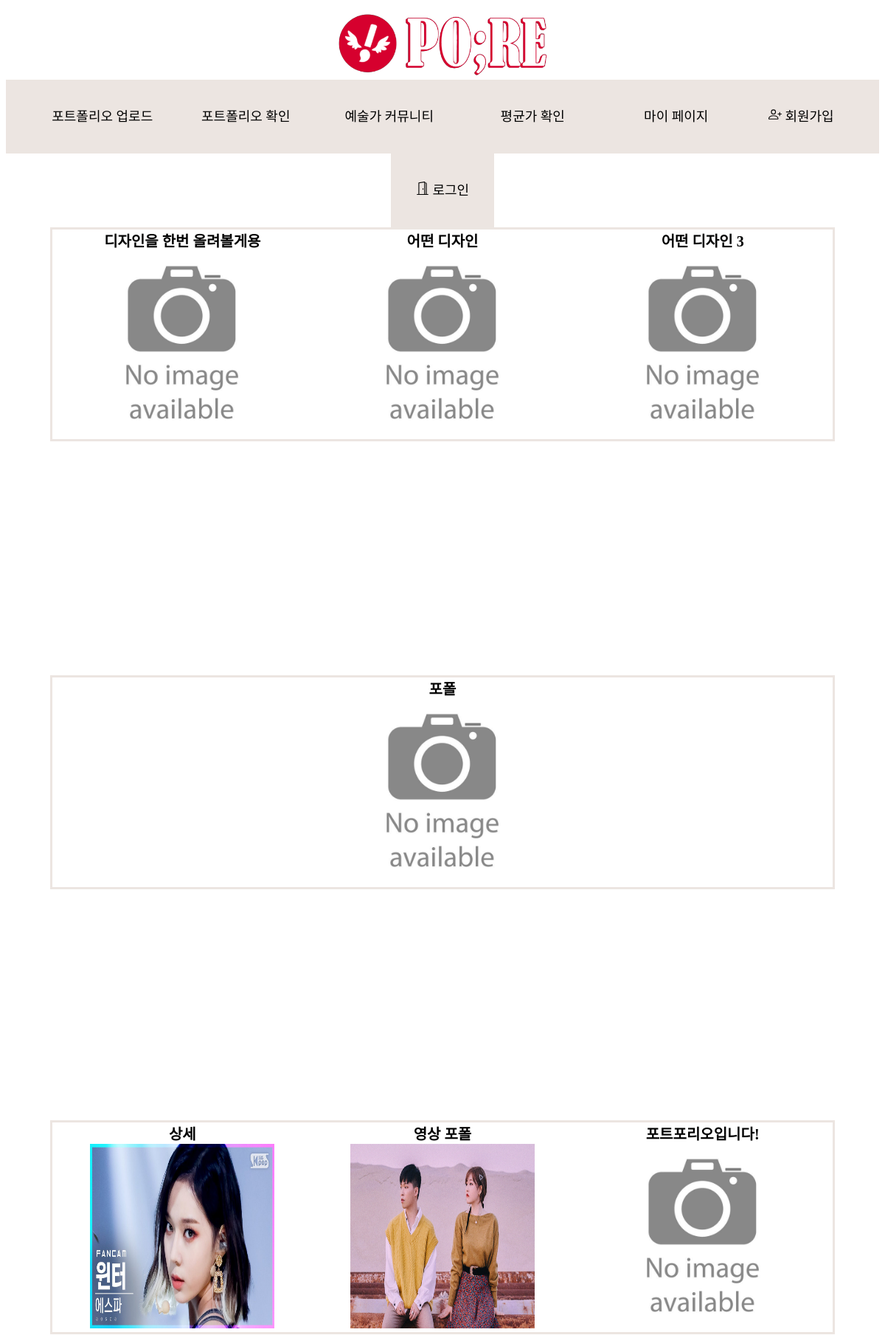
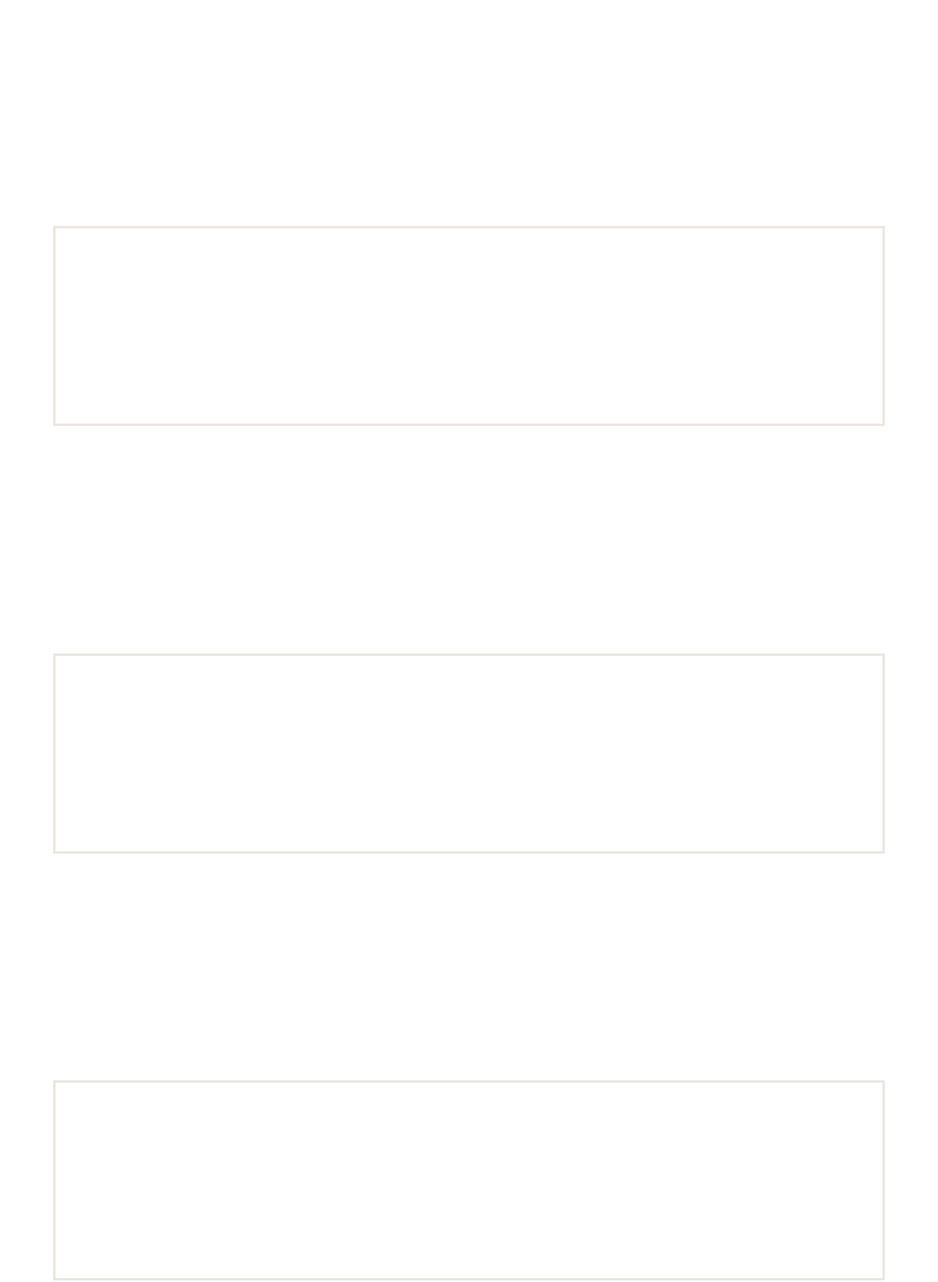
Screenshot of /portfolio/pfselect/ (upper part) with the database file from the repository (2 pictures, top to bottom).
### portfolio/models.py (models this page shows, shortened)
class Portfolio(models.Model):
    pf_title = models.CharField(max_length=200)
    pf_content = models.TextField()
    pf_attach = models.ImageField(blank=True, upload_to="images/", null=True)    # 썸네일
    pf_date = models.DateTimeField()
    user_id = models.ForeignKey(CustomUser, on_delete=models.CASCADE, related_name='portfolios', null=True)    # 글 작성자
    f_id = models.ForeignKey(Field, on_delete=models.CASCADE, related_name='portfolios', null=True)            # 포트폴리오 분야

### portfolio/views.py (the view)
# urls.py: path('pfselect/', views.pfselect, name='pfselect'), #지선님이 말씀하신 포트폴리오 확인 페이지
def pfselect(request):
    portfolios_1 = Portfolio.objects.filter(f_id="1")[:3]
    portfolios_2 = Portfolio.objects.filter(f_id="2")[:3]
    portfolios_3 = Portfolio.objects.filter(f_id="3")[:3]
    portfolios_4 = Portfolio.objects.filter(f_id="4")[:3]
    portfolios_5 = Portfolio.objects.filter(f_id="5")[:3]
    portfolios_6 = Portfolio.objects.filter(f_id="6")[:3]
    portfolios_7 = Portfolio.objects.filter(f_id="7")[:3]
    portfolios_8 = Portfolio.objects.filter(f_id="8")[:3]
    portfolios_9 = Portfolio.objects.filter(f_id="9")[:3]
    portfolios_10 = Portfolio.objects.filter(f_id="10")[:3]
    return render(request, 'portfolio/pfselect.html',
    {'portfolios_1':portfolios_1, 'portfolios_2':portfolios_2, 'portfolios_3':portfolios_3, 'portfolios_4':portfolios_4, 'portfolios_5':portfolios_5,
    'portfolios_6':portfolios_6, 'portfolios_7':portfolios_7, 'portfolios_8':portfolios_8, 'portfolios_9':portfolios_9, 'portfolios_10':portfolios_10})

### portfolio/templates/portfolio/pfselect.html (shortened to what this page needs)
{% extends 'portfolio/base.html' %}
{% load static %}
{% block content %}
<!DOCTYPE html>
<html lang="en">
<head>
    <link rel="stylesheet" type="text/css" href="/static/portfolio/css/pfselect.css">
</head>
<body>
<div class="preview" style="margin-top: 100px;">
    {% for p1 in portfolios_1 %}
        <a class="title" href="{% url 'pfdetail' p1.id %}"><b>{{ p1.pf_title }}</b><br>
        {% if p1.pf_attach %}
            <img src="{{ p1.pf_attach.url }}" width="250" height="250" alt="포트폴리오 썸네일">
        {% else %}
            <img src="{% static 'portfolio/img/이미지없음.jpg' %}" width="250px" hegiht="250px">
        {% endif %}<br>
    {% endfor %}</a>
</div>
<h3><a href="{% url 'pfshow' 1 %}">디자인 더보기</a></h3><br>
<div class="preview" style="margin-top: 100px;">
    {% for p2 in portfolios_2 %}
        <a class="title" href="{% url 'pfdetail' p2.id %}"><b>{{ p2.pf_title }}</b><br>
        {% if p2.pf_attach %}
            <img src="{{ p2.pf_attach.url }}" width="250" height="250" alt="포트폴리오 썸네일">
        {% else %}
            <img src="{% static 'portfolio/img/이미지없음.jpg' %}" width="250px" hegiht="250px">
        {% endif %}<br>
    {% endfor %}</a>
</div>
<h3><a href="{% url 'pfshow' 2 %}">IT 개발 더보기</a></h3><br>
<div class="preview" style="margin-top: 100px;">
    {% for p3 in portfolios_3 %}
        <a class="title" href="{% url 'pfdetail' p3.id %}"><b>{{ p3.pf_title }}</b><br>
        {% if p3.pf_attach %}
            <img src="{{ p3.pf_attach.url }}" width="250" height="250" alt="포트폴리오 썸네일">
        {% else %}
            <img src="{% static 'portfolio/img/이미지없음.jpg' %}" width="250px" hegiht="250px">
        {% endif %}<br>
    {% endfor %}</a>
</div>
<h3><a href="{% url 'pfshow' 3 %}">영상 더보기</a></h3><br>
<div class="preview" style="margin-top: 100px;">
</div>
<h3><a href="{% url 'pfshow' 4 %}">사진 더보기</a></h3><br>
<div class="preview" style="margin-top: 100px;">
</div>
<h3><a href="{% url 'pfshow' 5 %}">음향 더보기</a></h3><br>
<div class="preview" style="margin-top: 100px;">
</div>
<h3><a href="{% url 'pfshow' 6 %}">기획 더보기</a></h3><br>
<h3><a href="{% url 'pfshow' 7 %}">번역 더보기</a></h3><br>
<h3><a href="{% url 'pfshow' 8 %}">작문 더보기</a></h3><br>
<h3><a href="{% url 'pfshow' 9 %}">마케팅 더보기</a></h3><br>
<h3><a href="{% url 'pfshow' 10 %}">기타 더보기</a></h3><br>
{% endblock %}

### portfolio/static/portfolio/css/base.css (style rules this page uses)
a:link { color: black; text-decoration: none; }

### portfolio/static/portfolio/css/pfselect.css (style rules this page uses)
body { font-family: 'GongGothicMedium'; }
.title { text-align: center; font-size: 20px; }
.preview { border: 3px solid #ECE5E1; display :flex ; justify-content: space-around; margin : 0 60px; min-height: 250px; }

### rows the page displays
Portfolio: pf_title "디자인을 한번 올려볼게용"
Portfolio: pf_title "어떤 디자인"
Portfolio: pf_title "어떤 디자인 3"
Portfolio: pf_title "포폴"
Portfolio: pf_title "상세", pf_attach (placeholder picture)
Portfolio: pf_title "영상 포폴", pf_attach (picture)
Portfolio: pf_title "포트포리오입니다!"
